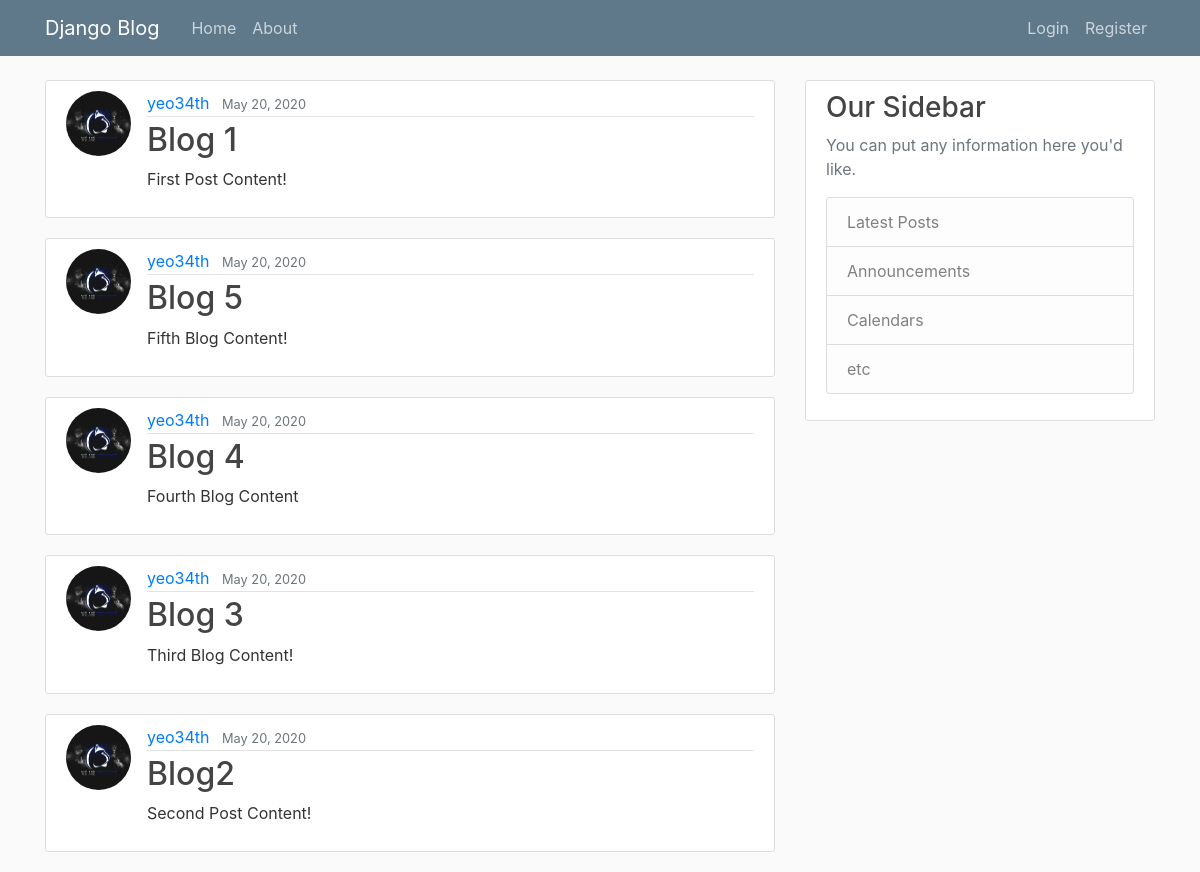
The app's page /, older data.
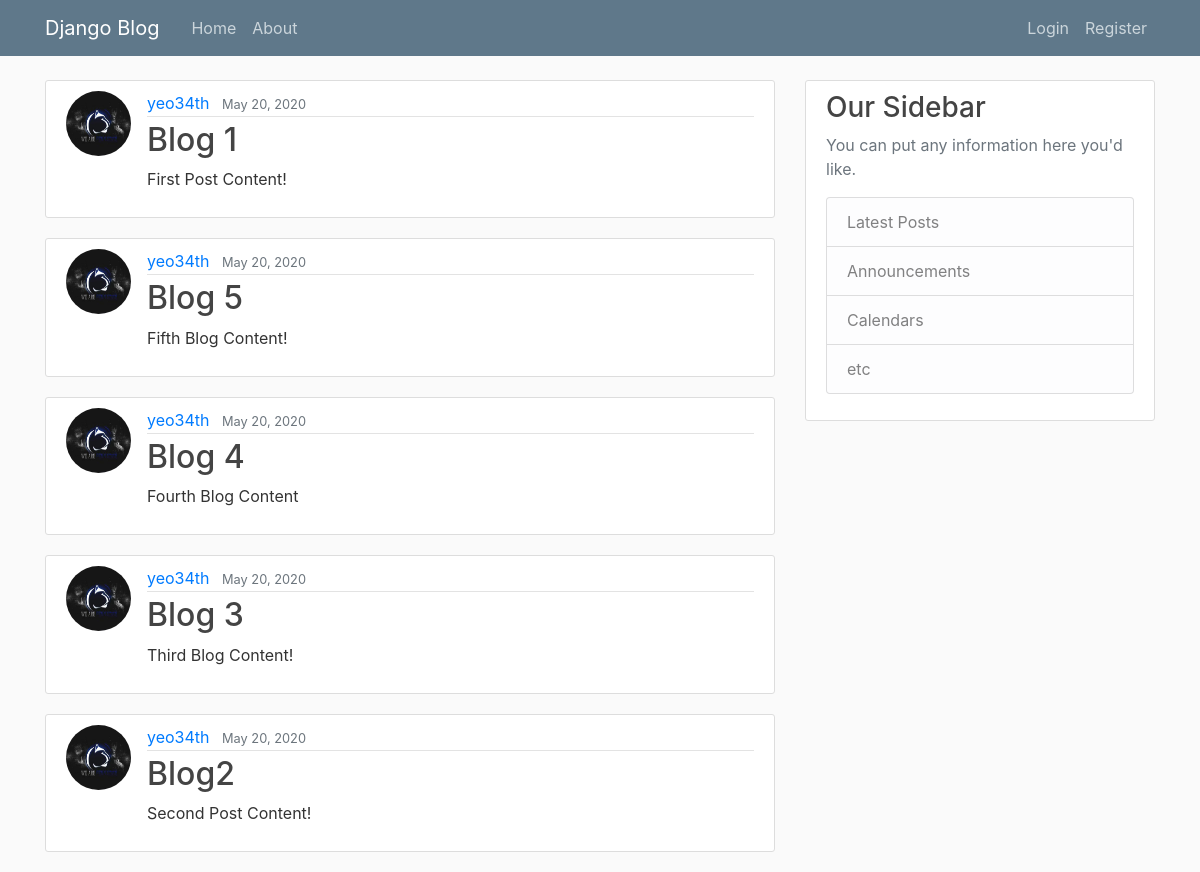
The same page, newer data.
### blog/models.py (models this page shows, shortened)
class Post(models.Model):
    title = models.CharField(max_length=100)
    content = models.TextField()
    date_posted = models.DateTimeField(default=timezone.now)
    author = models.ForeignKey(User, on_delete=models.CASCADE)

### users/models.py (models this page shows, shortened)
class Profile(models.Model):
    user = models.OneToOneField(User, on_delete=models.CASCADE)
    image = models.ImageField(default='default.jpg', upload_to='profile_pics')

### blog/views.py (the view)
# urls.py: path('', PostListView.as_view(), name='blog-home'),
class PostListView(ListView):
    model = Post
    template_name = 'blog/home.html'
    context_object_name = 'posts'
    ordering = ['-date_posted']

### blog/templates/blog/home.html
{% extends "blog/base.html" %}
{% block content %}
  {% for post in posts %}
	<article class="media content-section">
	  <img class="rounded-circle article-img" src="{{ post.author.profile.image.url }}">
	  <div class="media-body">
	    <div class="article-metadata">
	      <a class="mr-2" href="#">{{ post.author }}</a>
	      <small class="text-muted">{{ post.date_posted|date:"F d, Y" }}</small>
	    </div>
	    <h2><a class="article-title" href="{% url 'post-detail' post.id %}">{{ post.title }}</a></h2>
	    <p class="article-content">{{ post.content }}</p>
	  </div>
	</article>
{% endfor %}
{% endblock content %}

Row changes from the older to the newer data that the page shows:
changed through a linked row, Post "Blog 1": author.profile.image: a different picture
changed through a linked row, Post "Blog 5": author.profile.image: a different picture
changed through a linked row, Post "Blog 4": author.profile.image: a different picture
changed through a linked row, Post "Blog 3": author.profile.image: a different picture
changed through a linked row, Post "Blog2": author.profile.image: a different picture
